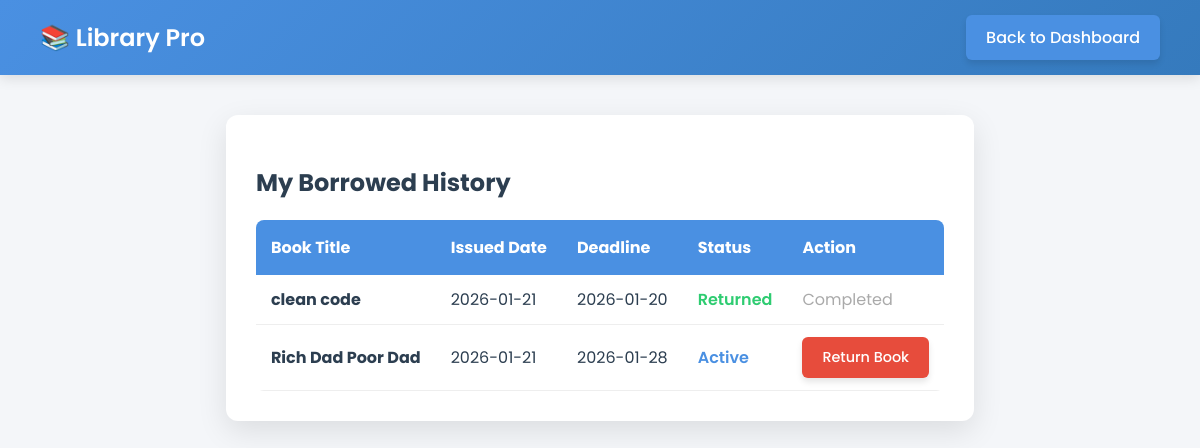
Before: /my_books.php (signed in) with the older database file.
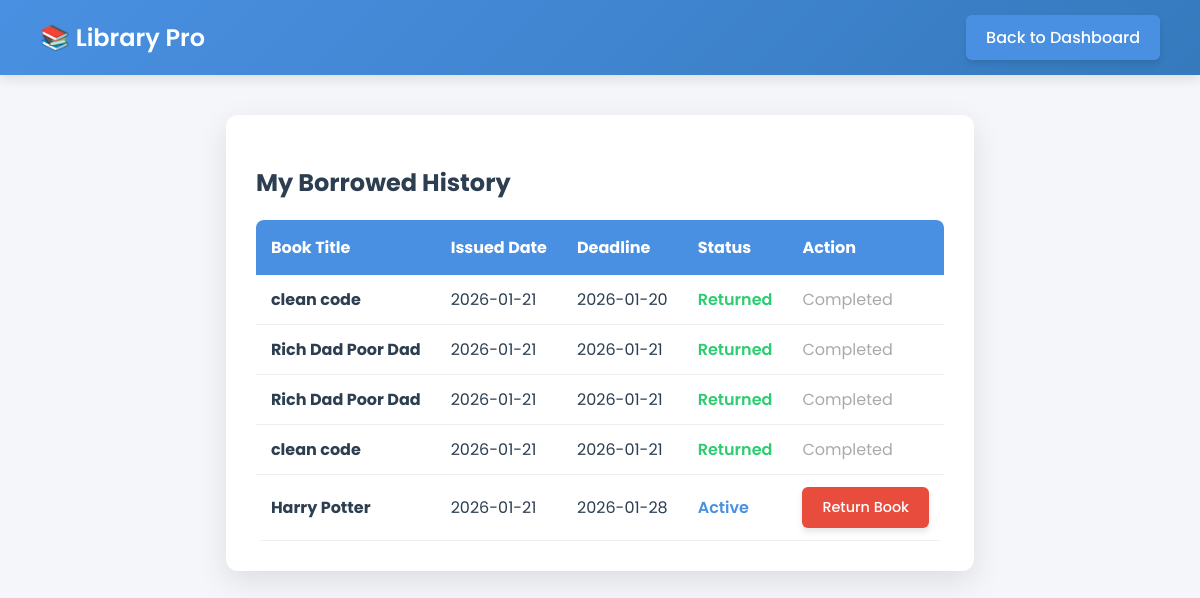
After: the same page with the newer database file.
### tables this page shows
CREATE TABLE `issued_books` (
  `issue_id` int(11) NOT NULL,
  `user_id` int(11) DEFAULT NULL,
  `book_id` int(11) DEFAULT NULL,
  `issue_date` date DEFAULT curdate(),
  `return_date` date DEFAULT NULL,
  `status` enum('issued','returned') DEFAULT 'issued',
  `user_name` varchar(100) DEFAULT NULL,
  `user_address` text DEFAULT NULL,
  `user_phone` varchar(20) DEFAULT NULL
);

CREATE TABLE `books` (
  `book_id` int(11) NOT NULL,
  `title` varchar(100) NOT NULL,
  `author` varchar(100) NOT NULL,
  `genre` varchar(50) DEFAULT NULL,
  `created_at` timestamp NOT NULL DEFAULT current_timestamp(),
  `cover_image` varchar(255) DEFAULT 'default.jpg',
  `quantity` int(11) DEFAULT 5
);

### my_books.php (the view, shortened to what this page needs)
<?php
$database = new Database();
$db = $database->getConnection();
$user_id = $_SESSION['user_id'];
$query = "SELECT i.issue_id, b.book_id, b.title, i.issue_date, i.return_date, i.status
          FROM issued_books i
          JOIN books b ON i.book_id = b.book_id
          WHERE i.user_id = ? ORDER BY i.issue_date DESC";
$stmt = $db->prepare($query);
$stmt->execute([$user_id]);
?>
<!DOCTYPE html>
<html>
<head>
    <link rel="stylesheet" href="style.css">
</head>
<body>
    <nav class="navbar">
        <div class="nav-brand">📚 Library Pro</div>
        <a href="dashboard.php" class="btn btn-primary">Back to Dashboard</a>
    </nav>
    <div class="container">
        <h2>My Borrowed History</h2>
        <table>
            <thead>
                <tr>
                    <th>Book Title</th>
                    <th>Issued Date</th>
                    <th>Deadline</th>
                    <th>Status</th>
                    <th>Action</th>
                </tr>
            </thead>
            <tbody>
                <?php while ($row = $stmt->fetch(PDO::FETCH_ASSOC)):
                    $deadline = $row['return_date'] ? $row['return_date'] : date('Y-m-d', strtotime($row['issue_date']. ' + 7 days'));
                    $is_overdue = (date("Y-m-d") > $deadline && $row['status'] == 'issued');
                ?>
                <tr>
                    <td><b><?php echo $row['title']; ?></b></td>
                    <td><?php echo $row['issue_date']; ?></td>
                    <td style="<?php echo $is_overdue ? 'color:var(--danger); font-weight:bold;' : ''; ?>">
                        <?php echo $deadline; ?>
                    </td>
                    <td>
                        <?php if($row['status'] == 'issued'): ?>
                            <span style="color:var(--primary); font-weight:600;">Active</span>
                        <?php else: ?>
                            <span style="color:var(--secondary); font-weight:600;">Returned</span>
                        <?php endif; ?>
                    </td>
                    <td>
                        <?php if ($row['status'] == 'issued'): ?>
                            <a href="return.php?issue_id=<?php echo $row['issue_id']; ?>&book_id=<?php echo $row['book_id']; ?>" class="btn btn-danger" style="font-size:0.9rem;">Return Book</a>
                        <?php else: ?>
                            <span style="color:#aaa;">Completed</span>
                        <?php endif; ?>
                    </td>
                </tr>
                <?php endwhile; ?>
            </tbody>
        </table>
    </div>
</body>
</html>

Changed rows visible on the page:
changed issued_books (number 2 of 5 on the later page): return_date "2026-01-28" → "2026-01-21"; status "Active Return Book" → "Returned Completed"
added issued_books: book.title "Rich Dad Poor Dad", issue_date "2026-01-21", return_date "2026-01-21", status "Returned"
added issued_books: book.title "clean code", issue_date "2026-01-21", return_date "2026-01-21", status "Returned"
added issued_books: book.title "Harry Potter", issue_date "2026-01-21", deadline "2026-01-28", status "Active"
